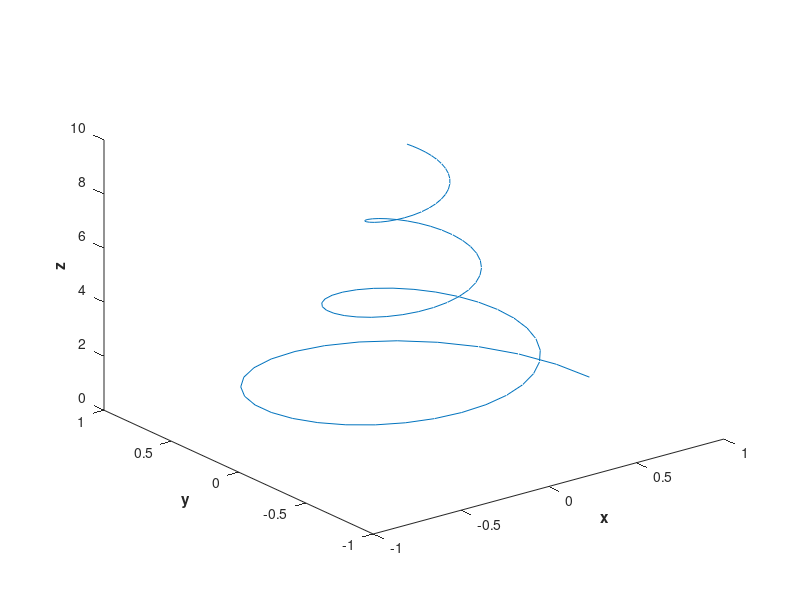

Recreate this plot in MATLAB.
clc;
clear;
close all
t=0:0.1:10;
x=exp(-0.2*t).*cos(2*t);
y=exp(-0.2*t).*sin(2*t);
plot3(x,y,t);
xlabel('\bf x');
ylabel('\bf y');
zlabel('\bf z');